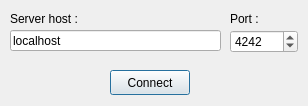
<?xml version="1.0" encoding="UTF-8"?>
<ui version="4.0">
 <class>AuthenticationDialog</class>
 <widget class="QDialog" name="AuthenticationDialog">
  <property name="geometry">
   <rect>
    <x>0</x>
    <y>0</y>
    <width>308</width>
    <height>106</height>
   </rect>
  </property>
  <property name="windowTitle">
   <string>Dialog</string>
  </property>
  <widget class="QPushButton" name="connect">
   <property name="geometry">
    <rect>
     <x>110</x>
     <y>70</y>
     <width>80</width>
     <height>25</height>
    </rect>
   </property>
   <property name="text">
    <string>Connect</string>
   </property>
  </widget>
  <widget class="QLineEdit" name="server_host">
   <property name="geometry">
    <rect>
     <x>10</x>
     <y>30</y>
     <width>211</width>
     <height>21</height>
    </rect>
   </property>
   <property name="text">
    <string>localhost</string>
   </property>
  </widget>
  <widget class="QLabel" name="server_host_label">
   <property name="geometry">
    <rect>
     <x>10</x>
     <y>10</y>
     <width>91</width>
     <height>17</height>
    </rect>
   </property>
   <property name="text">
    <string>Server host :</string>
   </property>
  </widget>
  <widget class="QLabel" name="server_port_label">
   <property name="geometry">
    <rect>
     <x>230</x>
     <y>10</y>
     <width>54</width>
     <height>17</height>
    </rect>
   </property>
   <property name="text">
    <string>Port :</string>
   </property>
  </widget>
  <widget class="QSpinBox" name="server_port">
   <property name="geometry">
    <rect>
     <x>230</x>
     <y>30</y>
     <width>68</width>
     <height>23</height>
    </rect>
   </property>
   <property name="maximum">
    <number>65000</number>
   </property>
   <property name="value">
    <number>4242</number>
   </property>
  </widget>
 </widget>
 <resources/>
 <connections/>
</ui>
